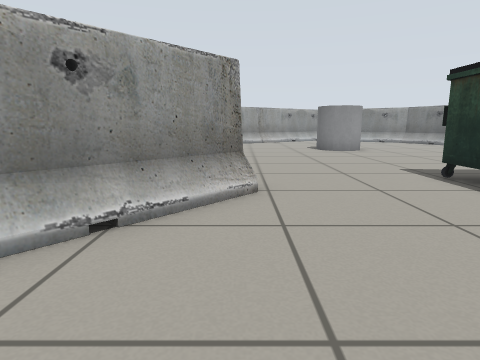
[1] (above)

17 first-person views from a walk through a Gazebo world. The camera is 0.58 m above the floor, tilts 10° down and sees 75° across. Floor lines are 1 m apart. The floor is counted in squares, 0.5 m on a side. Each view is taken from the middle of a square. On the plan, view 1 faces up. The plan holds only what a view shows up to about 13 squares ahead; the rest is blank. The robots in the file are not drawn.

[2]
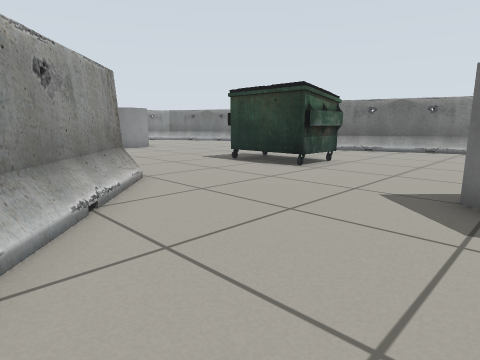

[3]
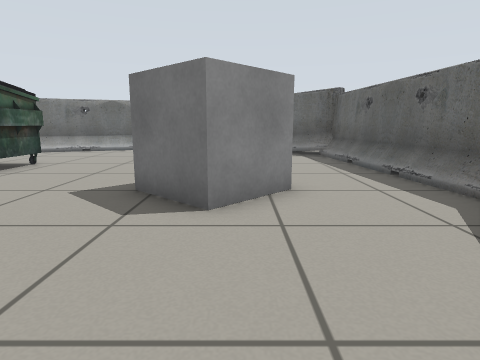

[4]
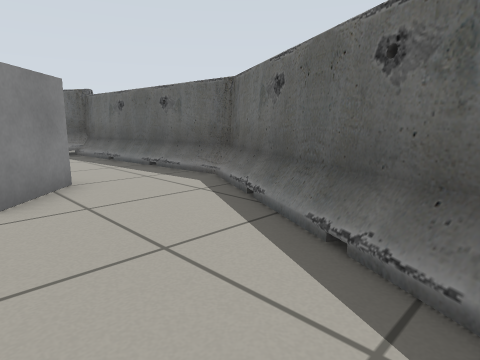

[5]
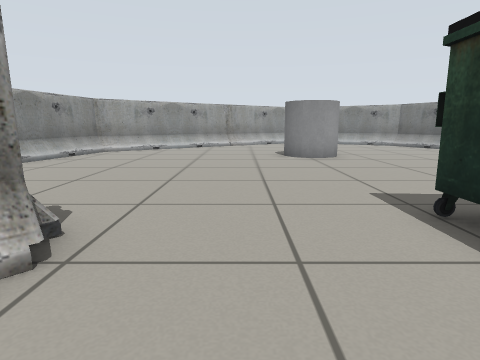

[6]
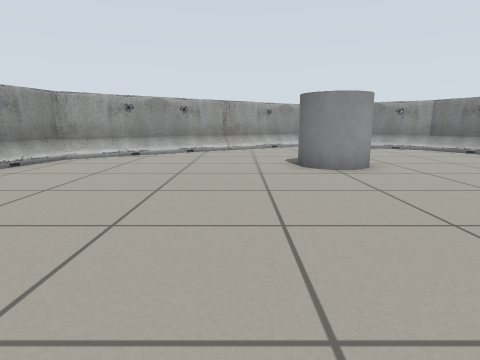

[7]
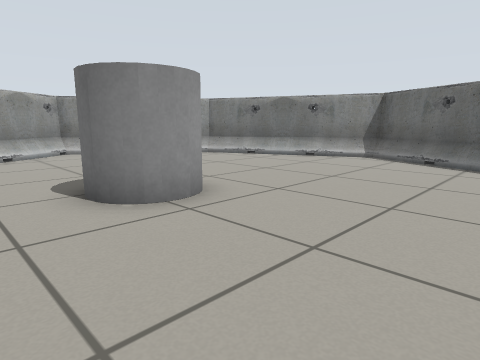

[8]
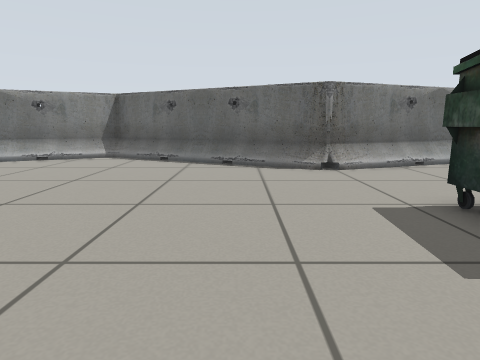

[9]
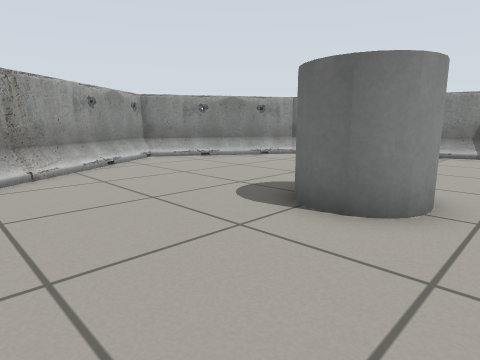

[10]
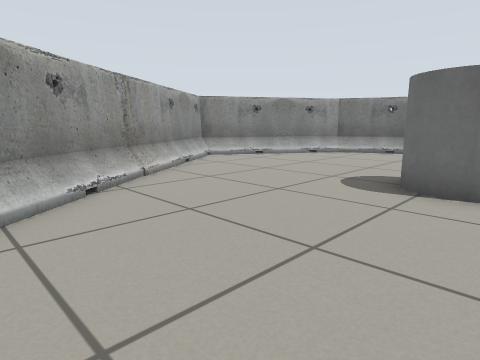

[11]
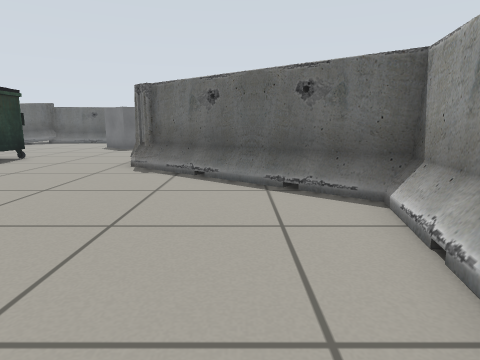

[12]
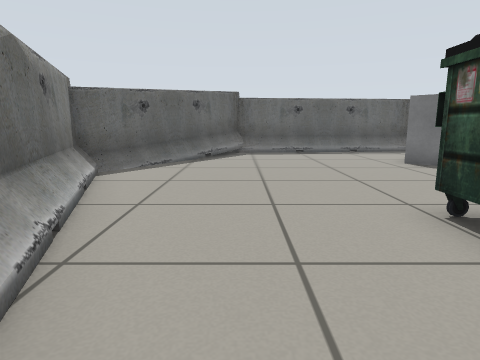

[13]
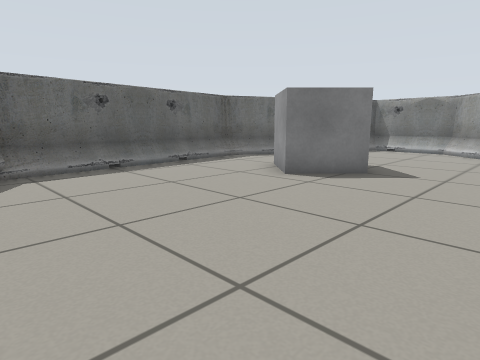

[14]
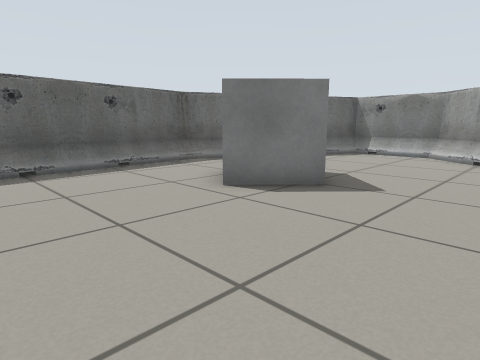

[15]
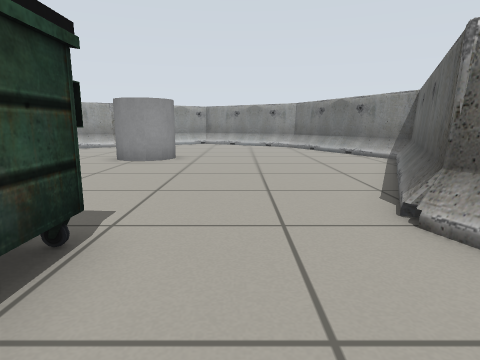

[16]
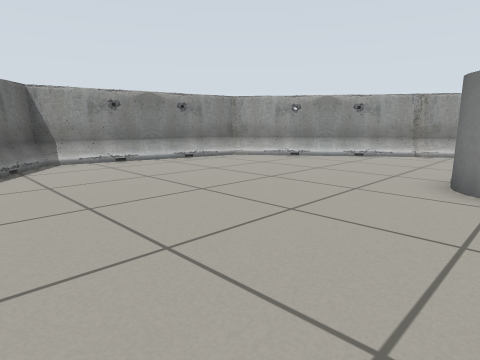

[17]
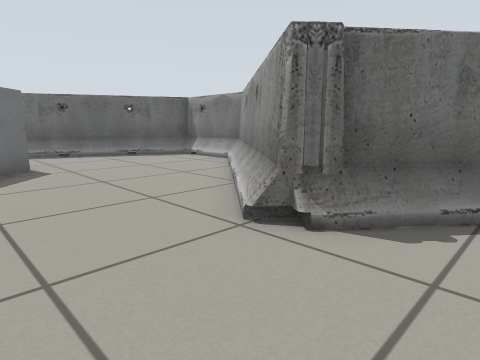

### Floor plan
Key: @ floor where view 1 was taken; . floor; U dumpster; B barrier; C grey cylinder; O other object.
Columns run from 6 left of view 1 to 14 right of it. Each row starts with its distance up from view 1.
 24             BB
 23           BB.BB
 22          B....BBB
 21       BB .......BB
 20      BB..........
 19     BB............B
 18   BBB.............B
 17   B...............BB
 16  BB.......C .......B
 15  B........CC.......BB
 14  B.........C.......BB
 13  B.................B
 12  B................BB
 11  B................B
 10 BB...............BB
  9  BB..............B
  8   BBB...........BB
  7     BB.....UU....
  6      BB....UU....B
  5      BB....UU....BB
  4     BB.....UU.....B
  3    BB.............B
  2   BB..............BB
  1   B................
  0  B....@............B
 -1  B......OOO.......B
 -2  B.....OOO.......BB
 -3  BB......O.......B
 -4   BBB...........B
 -5     BBB........BB
 -6       BBBBBBBBBB

Positions as (right, up) in squares from view 1, and headings:
1: (0, 0), facing up
2: (-3, -1), facing up-right
3: (-3, -2), facing right
4: (-4, -1), facing down-right
5: (2, 3), facing up
6: (2, 6), facing up
7: (2, 10), facing up-right
8: (2, 10), facing right
9: (0, 13), facing up-right
10: (-2, 14), facing up-right
11: (-3, 15), facing down
12: (9, 8), facing down
13: (10, 3), facing down-left
14: (8, 3), facing down-left
15: (8, 4), facing up
16: (5, 8), facing up-left
17: (3, 8), facing down-left
